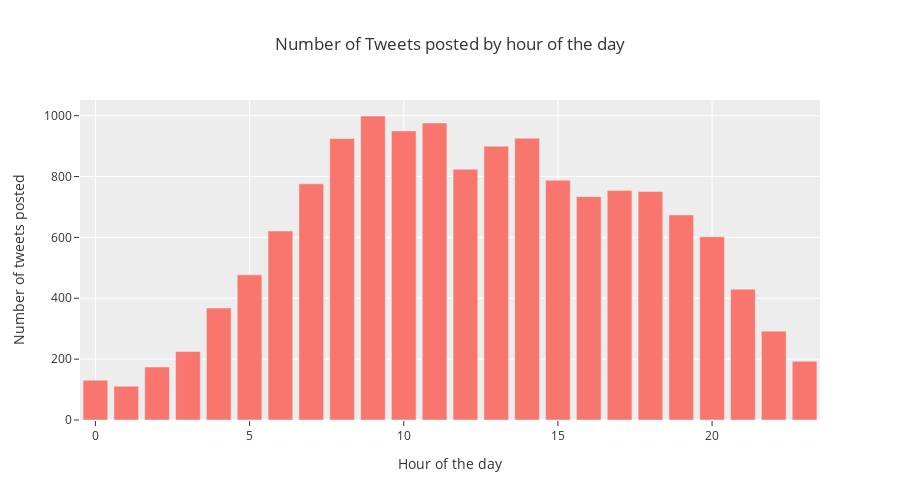

The notebook cell this image was saved under:
### Code cell
fig = px.bar(byHour, x='tweet_created', y='tweet_id',
             labels={'tweet_created':'Hour of the day', 'tweet_id':'Number of tweets posted'}, 
             title='Number of Tweets posted by hour of the day', height=500)
fig.show()
fig.show(renderer="png")
#fig.write_html("visuals/byHr_speed-bar.html")

### Figure 1 — Plotly figure (JSON) as saved in the notebook; plotly's stock layout.template omitted (floating-point values rounded to 4 significant figures)
{"data": [{"alignmentgroup": "True", "hovertemplate": "Hour of the day=%{x}<br>Number of tweets posted=%{y}<extra></extra>", "legendgroup": "", "marker": {"color": "#F8766D", "pattern": {"shape": ""}}, "name": "", "offsetgroup": "", "orientation": "v", "showlegend": false, "textposition": "auto", "type": "bar", "x": [0, 1, 2, 3, 4, 5, 6, 7, 8, 9, 10, 11, 12, 13, 14, 15, 16, 17, 18, 19, 20, 21, 22, 23], "xaxis": "x", "y": [131, 111, 174, 225, 368, 477, 621, 776, 925, 999, 950, 976, 824, 900, 926, 788, 734, 754, 751, 674, 602, 430, 292, 193], "yaxis": "y"}], "layout": {"barmode": "relative", "height": 500, "legend": {"tracegroupgap": 0}, "title": {"text": "Number of Tweets posted by hour of the day"}, "xaxis": {"anchor": "y", "domain": [0, 1], "title": {"text": "Hour of the day"}}, "yaxis": {"anchor": "x", "domain": [0, 1], "title": {"text": "Number of tweets posted"}}}}
